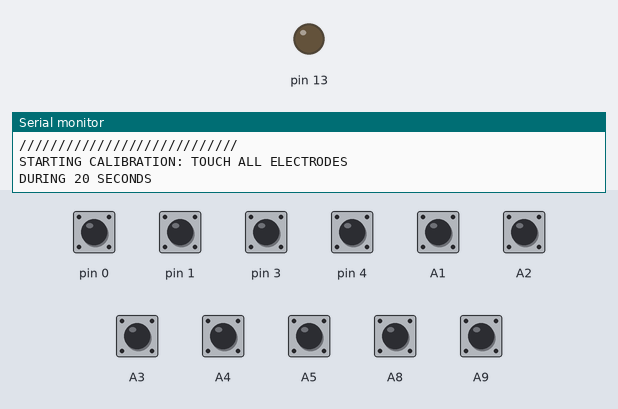
A sketch run on a simulated Teensy 3. Parts: output pins drawn as LEDs (lit = HIGH), the last lines printed to the serial monitor. The test bench sets the inputs (shaded band); at power-on: A1–5, A8, A9, pin 0, pin 1, pin 3, pin 4 HIGH.

Above: at 3.1 s.
At 20.1 s:
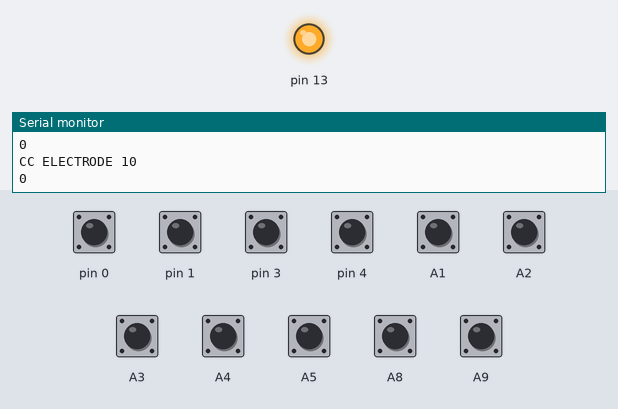
Timing chart, 0 to 21.6 s (numbered marks = the images above):
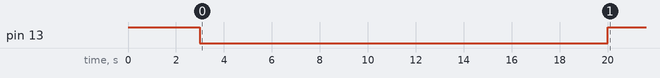

The sketch:

allTouch_MIDI_CC.ino
```cpp
//
//Reads from capacitive pins and outputs MIDI CC values
//implementing a simple calibration routine.
//
//Teensy LC offers 11 capacitive touch input pins.
//Touch inputs are 0, 1, 5, 6, 15, 16,17, 18, 19, 22, 23
//
//Written by uktranoise based on Teensy MIDI examples provided by teensy prjc


#include <Bounce.h>

// the MIDI channel number to send messages
const int channel = 1;

// the MIDI continuous controller for each analog input
const int controllerA0 = 11; // 10 = pan position
const int controllerA1 = 1; // 11 = volume/expression
const int controllerA2 = 2; // 91 = reverb level
const int controllerA3 = 3; // 93 = chorus level
const int controllerA4 = 4; // 10 = pan position
const int controllerA5 = 5; // 11 = volume/expression
const int controllerA6 = 6; // 91 = reverb level
const int controllerA7 = 7; // 93 = chorus level
const int controllerA8 = 8; // 10 = pan position
const int controllerA9 = 9; // 11 = volume/expression
const int controllerA10 = 10; // 91 = reverb level


int sensorValue = 0;         // the sensor value

// fix some maximums and minimums to init
int sensorMin1 = 100023;        // minimum sensor value
int sensorMin2 = 100023;        // minimum sensor value
int sensorMin3 = 100203;        // minimum sensor value
int sensorMin4 = 100023;        // minimum sensor value
int sensorMin5 = 100023;        // minimum sensor value
int sensorMin6 = 100023;        // minimum sensor value
int sensorMin7 = 100023;        // minimum sensor value
int sensorMin8 = 100023;        // minimum sensor value
int sensorMin9 = 100023;        // minimum sensor value
int sensorMin10 = 100023;        // minimum sensor value
int sensorMin0 = 100023;        // minimum sensor value

int sensorMax1 = 0;           // maximum sensor value
int sensorMax2 = 0;           // maximum sensor value
int sensorMax3 = 0;           // maximum sensor value
int sensorMax4 = 0;           // maximum sensor value
int sensorMax5 = 0;           // maximum sensor value
int sensorMax6 = 0;           // maximum sensor value
int sensorMax7 = 0;           // maximum sensor value
int sensorMax8 = 0;           // maximum sensor value
int sensorMax9 = 0;           // maximum sensor value
int sensorMax10 = 0;           // maximum sensor value
int sensorMax0 = 0;           // maximum sensor value

int th1 = 0;           // thresholds
int th2 = 0;
int th3 = 0;
int th4 = 0;
int th5 = 0;
int th6 = 0;
int th7 = 0;
int th8 = 0;
int th9 = 0;
int th10 = 0;
int th0 = 0;

int amountTh = 800;  //amount to add to minimum to calculate threshold

int note0=0;
int note1=0;
int note2=0;
int note3=0;
int note4=0;
int note5=0;
int note6=0;
int note7=0;
int note8=0;
int note9=0;
int note10=0;

void setup() {

  Serial.begin(9600);
  pinMode(13,OUTPUT);
  digitalWrite(13,HIGH);


  // calibrate during the first five seconds
  delay(3000);
  // turn off LED to signal the start of the calibration period:
  pinMode(13, OUTPUT);
  digitalWrite(13, LOW);
  Serial.println("////////////////////////////");
  Serial.println("WELCOME TO THE PROGRAM");
  Serial.println("////////////////////////////");
  Serial.println("STARTING CALIBRATION: TOUCH ALL ELECTRODES");
  Serial.println("DURING 20 SECONDS");
  while (millis() < 20000) {

      /////
    sensorValue = touchRead(0);

    // record the maximum sensor value
    if (sensorValue > sensorMax0) {
      sensorMax0 = sensorValue;
    }

    // record the minimum sensor value
    if (sensorValue < sensorMin0) {
      sensorMin0 = sensorValue;
    }


    /////
    sensorValue = touchRead(1);

    // record the maximum sensor value
    if (sensorValue > sensorMax1) {
      sensorMax1 = sensorValue;
    }

    // record the minimum sensor value
    if (sensorValue < sensorMin1) {
      sensorMin1 = sensorValue;
    }
    /////////

    /////
    sensorValue = touchRead(3);

    // record the maximum sensor value
    if (sensorValue > sensorMax2) {
      sensorMax2 = sensorValue;
    }

    // record the minimum sensor value
    if (sensorValue < sensorMin2) {
      sensorMin2 = sensorValue;
    }
    /////////

/////
    sensorValue = touchRead(4);

    // record the maximum sensor value
    if (sensorValue > sensorMax3) {
      sensorMax3 = sensorValue;
    }

    // record the minimum sensor value
    if (sensorValue < sensorMin3) {
      sensorMin3 = sensorValue;
    }
    /////////
    sensorValue = touchRead(15);

    // record the maximum sensor value
    if (sensorValue > sensorMax4) {
      sensorMax4 = sensorValue;
    }

    // record the minimum sensor value
    if (sensorValue < sensorMin4) {
      sensorMin4 = sensorValue;
    }

    sensorValue = touchRead(16);

    // record the maximum sensor value
    if (sensorValue > sensorMax5) {
      sensorMax5 = sensorValue;
    }

    // record the minimum sensor value
    if (sensorValue < sensorMin5) {
      sensorMin5 = sensorValue;
    }

    sensorValue = touchRead(17);

    // record the maximum sensor value
    if (sensorValue > sensorMax6) {
      sensorMax6 = sensorValue;
    }

    // record the minimum sensor value
    if (sensorValue < sensorMin6) {
      sensorMin6 = sensorValue;
    }

    sensorValue = touchRead(18);

    // record the maximum sensor value
    if (sensorValue > sensorMax7) {
      sensorMax7 = sensorValue;
    }

    // record the minimum sensor value
    if (sensorValue < sensorMin7) {
      sensorMin7 = sensorValue;
    }

    sensorValue = touchRead(19);

    // record the maximum sensor value
    if (sensorValue > sensorMax8) {
      sensorMax8 = sensorValue;
    }

    // record the minimum sensor value
    if (sensorValue < sensorMin8) {
      sensorMin8 = sensorValue;
    }

    sensorValue = touchRead(22);

    // record the maximum sensor value
    if (sensorValue > sensorMax9) {
      sensorMax9 = sensorValue;
    }

    // record the minimum sensor value
    if (sensorValue < sensorMin9) {
      sensorMin9 = sensorValue;
    }

    sensorValue = touchRead(23);

    // record the maximum sensor value
    if (sensorValue > sensorMax10) {
      sensorMax10 = sensorValue;
    }

    // record the minimum sensor value
    if (sensorValue < sensorMin10) {
      sensorMin10 = sensorValue;
    }

  } //end while

  Serial.println("END OF CALIBRATION");
  Serial.println("////////////////////////////");

  //calculate thresholds
  th0= sensorMin0 + amountTh;
  Serial.println("thresholds calculated values");
  Serial.println(th0);
  th1= sensorMin1 + amountTh;
  Serial.println(th1);
  th2= sensorMin2 + amountTh;
  Serial.println(th2);
  th3= sensorMin3 + amountTh;
  Serial.println(th3);
  th4= sensorMin4 + amountTh;
  Serial.println(th4);
  th5= sensorMin5 + amountTh;
  Serial.println(th5);
  th6= sensorMin6 + amountTh;
  Serial.println(th6);
  th7= sensorMin7 + amountTh;
  Serial.println(th7);
  th8= sensorMin8 + amountTh;
  Serial.println(th8);
  th9= sensorMin9 + amountTh;
  Serial.println(th9);
  th10= sensorMin10 + amountTh;
  Serial.println(th10);
  Serial.println("XXXXXXXX");


  // signal the end of the calibration period
  digitalWrite(13, HIGH);
}

// store previously sent values, to detect changes
int previousA0 = -1;
int previousA1 = -1;
int previousA2 = -1;
int previousA3 = -1;
int previousA4 = -1;
int previousA5 = -1;
int previousA6 = -1;
int previousA7 = -1;
int previousA8 = -1;
int previousA9 = -1;
int previousA10 = -1;

bool downThreshold0= false;
bool downThreshold1= false;
bool downThreshold2= false;
bool downThreshold3= false;
bool downThreshold4= false;
bool downThreshold5= false;
bool downThreshold6= false;
bool downThreshold7= false;
bool downThreshold8= false;
bool downThreshold9= false;
bool downThreshold10= false;

bool fxSwitch = false;
bool fxChange = false;

elapsedMillis msec = 0;

void loop() {

    //Serial.println("XXXXXXX");
    int n0 = touchRead(0);
    //Serial.println(n0);
    int n1 = touchRead(1);
    //Serial.println(n1);
    int n2 = touchRead(3);
    //Serial.println(n2);
    int n3 = touchRead(4);
    //Serial.println(n3);
    int n4 = touchRead(15);
    //Serial.println(n4);
    int n5 = touchRead(16);
    //Serial.println(n5);
    int n6 = touchRead(17);
    //Serial.println(n6);
    int n7 = touchRead(18);
    //Serial.println(n7);
    int n8 = touchRead(19);
    //Serial.println(n8);
    int n9 = touchRead(22);
    //Serial.println(n9);
    int n10 = touchRead(23);
    //Serial.println(n10);
    //delay(10);


  // only check the analog inputs 50 times per second,
  // to prevent a flood of MIDI messages
  //if (msec >= 20) {
    //msec = 0;

    Serial.println("");

    // only transmit MIDI messages if analog input changed
    /*
    if (n0 != previousA0) {
      if(n0<th0) {          //under threshold do not do anything
        previousA0 = n0;
        fxChange = true;
        delay(20); //to avoid bouncing
        //Serial.println("ELECTRODE 0 DOWN");

      } else  {             //over threshold change fx switch status
        if(fxChange){
          if(!fxSwitch){
              usbMIDI.sendNoteOn(60, 127, channel);  // trigger FX on
              Serial.println("NOTE ELECTRODE 0");
              Serial.println("ON");
              //downThreshold0=true;
              fxSwitch = true;

          }
          else {
              usbMIDI.sendNoteOff(60, 0, channel);  // trigger FX on
              Serial.println("NOTE ELECTRODE 0");
              Serial.println("OFF");
              //downThreshold0=true;
              fxSwitch = false;
          }
           delay(20); //to avoid bouncing
           fxChange = false;
        }
          previousA0 = n0;

      }
    }

    */
    if (n0 != previousA0) {
      if(n0<th0) {
        if(!downThreshold0){
          usbMIDI.sendControlChange(controllerA0, 0, channel);
          Serial.println("CC ELECTRODE 0");
          Serial.println("0");
          downThreshold0=true;
        }

        previousA0 = n0;
      } else  {
          note0=map(n0,th0,sensorMax0,0,127);
          Serial.println("CC ELECTRODE 0");
          Serial.println(note0);
          usbMIDI.sendControlChange(controllerA0, note0, channel);
          previousA0 = n0;
          downThreshold0=false;
      }

    }
    if (n1 != previousA1) {
      if(n1<th1) {
        if(!downThreshold1){
          usbMIDI.sendControlChange(controllerA1, 0, channel);
          Serial.println("CC ELECTRODE 1");
          Serial.println("0");
          downThreshold1=true;
        }

        previousA1 = n1;
      } else  {
          note1=map(n1,th1,sensorMax1,0,127);
          Serial.println("CC ELECTRODE 1");
          Serial.println(note1);
          usbMIDI.sendControlChange(controllerA1, note1, channel);
          previousA1 = n1;
          downThreshold1=false;
      }

    }
    if (n2 != previousA2) {
      if(n2<th2) {
        if(!downThreshold2){
          usbMIDI.sendControlChange(controllerA2, 0, channel);
          Serial.println("CC ELECTRODE 2");
          Serial.println("0");
          downThreshold2=true;
        }
        previousA2 = n2;
      } else  {
          note2=map(n2,th2,sensorMax2,0,127);
          Serial.println("CC ELECTRODE 2");
          Serial.println(note2);
          usbMIDI.sendControlChange(controllerA2, note2, channel);
          previousA2 = n2;
          downThreshold2=false;
      }
    }
    if (n3 != previousA3) {
      if(n3<th3) {
        if(!downThreshold3){
          usbMIDI.sendControlChange(controllerA3, 0, channel);
          Serial.println("CC ELECTRODE 3");
          Serial.println("0");
          downThreshold3=true;
        }
        previousA3 = n3;
      } else  {
          note3=map(n3,th3,sensorMax3,0,127);
          Serial.println("CC ELECTRODE 3");
          Serial.println(note3);
          usbMIDI.sendControlChange(controllerA3, note3, channel);
          previousA3 = n3;
          downThreshold3=false;
      }
    }
    if (n4 != previousA4) {
      if(n4<th4) {
        if(!downThreshold4){
          usbMIDI.sendControlChange(controllerA4, 0, channel);
          Serial.println("CC ELECTRODE 4");
          Serial.println("0");
          downThreshold4=true;
        }
        previousA4 = n4;
      } else  {
          note4=map(n4,th4,sensorMax4,0,127);
          Serial.println("CC ELECTRODE 4");
          Serial.println(note4);
          usbMIDI.sendControlChange(controllerA4, note4, channel);
          previousA4 = n4;
          downThreshold4=false;
      }
    }
    if (n5 != previousA5) {
      if(n5<th5) {
        if(!downThreshold5){
          usbMIDI.sendControlChange(controllerA5, 0, channel);
          Serial.println("CC ELECTRODE 5");
          Serial.println("0");
          downThreshold5=true;
        }
        previousA5 = n5;
      } else  {
          note5=map(n5,th5,sensorMax5,0,127);
          Serial.println("CC ELECTRODE 5");
          Serial.println(note5);
          usbMIDI.sendControlChange(controllerA5, note5, channel);
          previousA5 = n5;
          downThreshold5=false;
      }
    }
    if (n6 != previousA6) {
      if(n6<th6) {
        if(!downThreshold6){
          usbMIDI.sendControlChange(controllerA6, 0, channel);
          Serial.println("CC ELECTRODE 6");
          Serial.println("0");
          downThreshold6=true;
        }
        previousA6 = n6;
      } else  {
          note6=map(n6,th6,sensorMax6,0,127);
          Serial.println("CC ELECTRODE 6");
          Serial.println(note6);
          usbMIDI.sendControlChange(controllerA6, note6, channel);
          previousA6 = n6;
          downThreshold6=false;
      }
    }
    if (n7 != previousA7) {
      if(n7<th7) {
        if(!downThreshold7){
          usbMIDI.sendControlChange(controllerA7, 0, channel);
          Serial.println("CC ELECTRODE 7");
          Serial.println("0");
          downThreshold7=true;
        }
        previousA7 = n7;
      } else  {
          note7=map(n7,th7,sensorMax7,0,127);
          Serial.println("CC ELECTRODE 7");
          Serial.println(note7);
          usbMIDI.sendControlChange(controllerA7, note7, channel);
          previousA7 = n7;
          downThreshold7=false;
      }
    }
    if (n8 != previousA8) {
      if(n8<th8) {
        if(!downThreshold8){
          usbMIDI.sendControlChange(controllerA8, 0, channel);
          Serial.println("CC ELECTRODE 8");
          Serial.println("0");
          downThreshold8=true;
        }
        previousA8 = n8;
      } else  {
          note8=map(n8,th8,sensorMax8,0,127);
          Serial.println("CC ELECTRODE 8");
          Serial.println(note8);
          usbMIDI.sendControlChange(controllerA8, note8, channel);
          previousA8 = n8;
          downThreshold8=false;
      }
    }
    if (n9 != previousA9) {
      if(n9<th9) {
        if(!downThreshold9){
          usbMIDI.sendControlChange(controllerA9, 0, channel);
          Serial.println("CC ELECTRODE 9");
          Serial.println("0");
          downThreshold9=true;
        }
        previousA9 = n9;
      } else  {
          note9=map(n9,th9,sensorMax9,0,127);
          Serial.println("CC ELECTRODE 9");
          Serial.println(note9);
          usbMIDI.sendControlChange(controllerA9, note9, channel);
          previousA9 = n9;
          downThreshold9=false;
      }
    }
    if (n10 != previousA10) {
      if(n10<th10) {
        if(!downThreshold10){
          usbMIDI.sendControlChange(controllerA10, 0, channel);
          Serial.println("CC ELECTRODE 10");
          Serial.println("0");
          downThreshold10=true;
        }
        previousA10 = n10;
      } else  {
          note10=map(n10,th10,sensorMax10,0,127);
          Serial.println("CC ELECTRODE 10");
          Serial.println(note10);
          usbMIDI.sendControlChange(controllerA10, note10, channel);
          previousA10 = n10;
          downThreshold10=false;
      }
    }

    delay(20);
  //} //end of msec

  // MIDI Controllers should discard incoming MIDI messages.
  // http://forum.pjrc.com/threads/24179-Teensy-3-Ableton-Analog-CC-causes-midi-crash
  //while (usbMIDI.read()) {
    // ignore incoming messages
  //}
}
```
